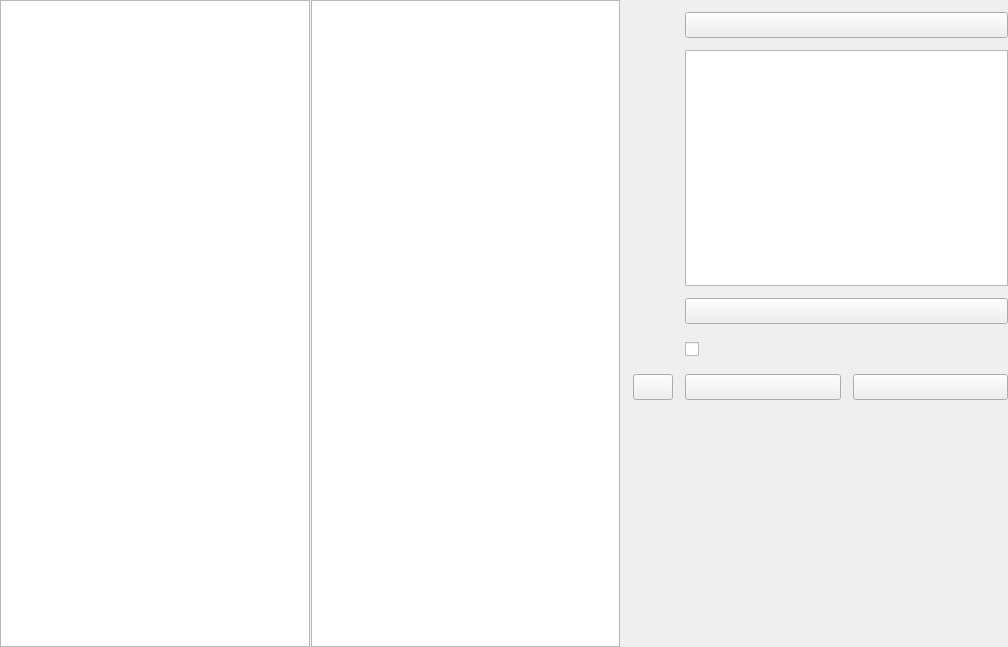
<?xml version="1.0" encoding="UTF-8"?>
<ui version="4.0">
    <class>RaptorCopyPage</class>
    <widget class="QWidget" name="RaptorCopyPage">
        <property name="geometry">
            <rect>
                <x>0</x>
                <y>0</y>
                <width>1008</width>
                <height>647</height>
            </rect>
        </property>
        <property name="windowTitle">
            <string>RaptorCopyPage</string>
        </property>
        <layout class="QVBoxLayout" name="_CopyPageLayout">
            <property name="spacing">
                <number>0</number>
            </property>
            <property name="leftMargin">
                <number>0</number>
            </property>
            <property name="topMargin">
                <number>0</number>
            </property>
            <property name="rightMargin">
                <number>0</number>
            </property>
            <property name="bottomMargin">
                <number>0</number>
            </property>
            <item>
                <widget class="QSplitter" name="_Splitter">
                    <property name="orientation">
                        <enum>Qt::Horizontal</enum>
                    </property>
                    <property name="handleWidth">
                        <number>1</number>
                    </property>
                    <property name="childrenCollapsible">
                        <bool>false</bool>
                    </property>
                    <widget class="QSplitter" name="_Splittes">
                        <property name="orientation">
                            <enum>Qt::Horizontal</enum>
                        </property>
                        <property name="handleWidth">
                            <number>1</number>
                        </property>
                        <property name="childrenCollapsible">
                            <bool>false</bool>
                        </property>
                        <widget class="RaptorTableView" name="_SourceView">
                            <property name="verticalScrollBarPolicy">
                                <enum>Qt::ScrollBarAsNeeded</enum>
                            </property>
                        </widget>
                        <widget class="RaptorTableView" name="_TargetView">
                            <property name="verticalScrollBarPolicy">
                                <enum>Qt::ScrollBarAsNeeded</enum>
                            </property>
                            <property name="selectionMode">
                                <enum>QAbstractItemView::SingleSelection</enum>
                            </property>
                        </widget>
                    </widget>
                    <widget class="QWidget" name="_ItemAttributePanel" native="true">
                        <layout class="QGridLayout" name="_ItemAttributePanelLayout">
                            <property name="leftMargin">
                                <number>12</number>
                            </property>
                            <property name="topMargin">
                                <number>12</number>
                            </property>
                            <property name="rightMargin">
                                <number>0</number>
                            </property>
                            <property name="bottomMargin">
                                <number>12</number>
                            </property>
                            <property name="spacing">
                                <number>12</number>
                            </property>
                            <item row="4" column="1">
                                <widget class="QCheckBox" name="_ItemToShowAll">
                                    <property name="minimumSize">
                                        <size>
                                            <width>0</width>
                                            <height>26</height>
                                        </size>
                                    </property>
                                    <property name="maximumSize">
                                        <size>
                                            <width>16777215</width>
                                            <height>26</height>
                                        </size>
                                    </property>
                                    <property name="text">
                                        <string/>
                                    </property>
                                </widget>
                            </item>
                            <item row="6" column="1">
                                <spacer name="_ItemAttributePanelSpacer">
                                    <property name="orientation">
                                        <enum>Qt::Vertical</enum>
                                    </property>
                                    <property name="sizeHint" stdset="0">
                                        <size>
                                            <width>20</width>
                                            <height>40</height>
                                        </size>
                                    </property>
                                </spacer>
                            </item>
                            <item row="5" column="1">
                                <widget class="QWidget" name="_ItemControlPanel" native="true">
                                    <layout class="QHBoxLayout" name="_ItemControlPanelLayout">
                                        <property name="spacing">
                                            <number>12</number>
                                        </property>
                                        <property name="leftMargin">
                                            <number>0</number>
                                        </property>
                                        <property name="topMargin">
                                            <number>0</number>
                                        </property>
                                        <property name="rightMargin">
                                            <number>0</number>
                                        </property>
                                        <property name="bottomMargin">
                                            <number>0</number>
                                        </property>
                                        <item>
                                            <widget class="QPushButton" name="_ItemBack">
                                                <property name="minimumSize">
                                                    <size>
                                                        <width>0</width>
                                                        <height>26</height>
                                                    </size>
                                                </property>
                                                <property name="maximumSize">
                                                    <size>
                                                        <width>16777215</width>
                                                        <height>26</height>
                                                    </size>
                                                </property>
                                                <property name="text">
                                                    <string/>
                                                </property>
                                            </widget>
                                        </item>
                                        <item>
                                            <widget class="QPushButton" name="_ItemRoot">
                                                <property name="minimumSize">
                                                    <size>
                                                        <width>0</width>
                                                        <height>26</height>
                                                    </size>
                                                </property>
                                                <property name="maximumSize">
                                                    <size>
                                                        <width>16777215</width>
                                                        <height>26</height>
                                                    </size>
                                                </property>
                                                <property name="text">
                                                    <string/>
                                                </property>
                                            </widget>
                                        </item>
                                    </layout>
                                </widget>
                            </item>
                            <item row="3" column="1">
                                <widget class="QPushButton" name="_ItemShowLog">
                                    <property name="minimumSize">
                                        <size>
                                            <width>0</width>
                                            <height>26</height>
                                        </size>
                                    </property>
                                    <property name="maximumSize">
                                        <size>
                                            <width>16777215</width>
                                            <height>26</height>
                                        </size>
                                    </property>
                                    <property name="text">
                                        <string/>
                                    </property>
                                    <property name="checkable">
                                        <bool>true</bool>
                                    </property>
                                </widget>
                            </item>
                            <item row="2" column="0">
                                <widget class="QLabel" name="_ItemViewTip">
                                    <property name="minimumSize">
                                        <size>
                                            <width>0</width>
                                            <height>26</height>
                                        </size>
                                    </property>
                                    <property name="maximumSize">
                                        <size>
                                            <width>16777215</width>
                                            <height>16777215</height>
                                        </size>
                                    </property>
                                    <property name="text">
                                        <string/>
                                    </property>
                                    <property name="alignment">
                                        <set>Qt::AlignRight|Qt::AlignTop|Qt::AlignTrailing</set>
                                    </property>
                                </widget>
                            </item>
                            <item row="2" column="1">
                                <widget class="QStackedWidget" name="_ItemViewPanel">
                                    <property name="currentIndex">
                                        <number>1</number>
                                    </property>
                                    <widget class="QWidget" name="_ItemLogPanel">
                                        <layout class="QVBoxLayout" name="_ItemLogPanelLayout">
                                            <property name="spacing">
                                                <number>12</number>
                                            </property>
                                            <property name="leftMargin">
                                                <number>0</number>
                                            </property>
                                            <property name="topMargin">
                                                <number>0</number>
                                            </property>
                                            <property name="rightMargin">
                                                <number>0</number>
                                            </property>
                                            <property name="bottomMargin">
                                                <number>0</number>
                                            </property>
                                            <item>
                                                <widget class="QTextEdit" name="_ItemLog">
                                                    <property name="readOnly">
                                                        <bool>true</bool>
                                                    </property>
                                                </widget>
                                            </item>
                                            <item>
                                                <widget class="QPushButton" name="_ItemClearLog">
                                                    <property name="minimumSize">
                                                        <size>
                                                            <width>0</width>
                                                            <height>26</height>
                                                        </size>
                                                    </property>
                                                    <property name="maximumSize">
                                                        <size>
                                                            <width>16777215</width>
                                                            <height>26</height>
                                                        </size>
                                                    </property>
                                                    <property name="text">
                                                        <string/>
                                                    </property>
                                                </widget>
                                            </item>
                                        </layout>
                                    </widget>
                                    <widget class="QWidget" name="_ItemQueuePanel">
                                        <layout class="QVBoxLayout" name="_ItemQueuePanelLayout">
                                            <property name="spacing">
                                                <number>12</number>
                                            </property>
                                            <property name="leftMargin">
                                                <number>0</number>
                                            </property>
                                            <property name="topMargin">
                                                <number>0</number>
                                            </property>
                                            <property name="rightMargin">
                                                <number>0</number>
                                            </property>
                                            <property name="bottomMargin">
                                                <number>0</number>
                                            </property>
                                            <item>
                                                <widget class="QTableView" name="_ItemQueueView"/>
                                            </item>
                                        </layout>
                                    </widget>
                                </widget>
                            </item>
                            <item row="0" column="0">
                                <widget class="QLabel" name="_ItemUserTip">
                                    <property name="minimumSize">
                                        <size>
                                            <width>0</width>
                                            <height>26</height>
                                        </size>
                                    </property>
                                    <property name="maximumSize">
                                        <size>
                                            <width>16777215</width>
                                            <height>26</height>
                                        </size>
                                    </property>
                                    <property name="text">
                                        <string/>
                                    </property>
                                    <property name="alignment">
                                        <set>Qt::AlignRight|Qt::AlignTrailing|Qt::AlignVCenter</set>
                                    </property>
                                </widget>
                            </item>
                            <item row="0" column="1">
                                <widget class="QPushButton" name="_ItemUser">
                                    <property name="minimumSize">
                                        <size>
                                            <width>0</width>
                                            <height>26</height>
                                        </size>
                                    </property>
                                    <property name="maximumSize">
                                        <size>
                                            <width>16777215</width>
                                            <height>26</height>
                                        </size>
                                    </property>
                                    <property name="text">
                                        <string/>
                                    </property>
                                </widget>
                            </item>
                            <item row="5" column="0">
                                <widget class="QPushButton" name="_ItemRefresh">
                                    <property name="minimumSize">
                                        <size>
                                            <width>0</width>
                                            <height>26</height>
                                        </size>
                                    </property>
                                    <property name="maximumSize">
                                        <size>
                                            <width>16777215</width>
                                            <height>26</height>
                                        </size>
                                    </property>
                                    <property name="text">
                                        <string/>
                                    </property>
                                </widget>
                            </item>
                        </layout>
                    </widget>
                </widget>
            </item>
        </layout>
    </widget>
    <customwidgets>
        <customwidget>
            <class>RaptorTableView</class>
            <extends>QTableView</extends>
            <header>../../../Src/Component/TableView/RaptorTableView.h</header>
        </customwidget>
    </customwidgets>
    <resources/>
    <connections/>
</ui>
